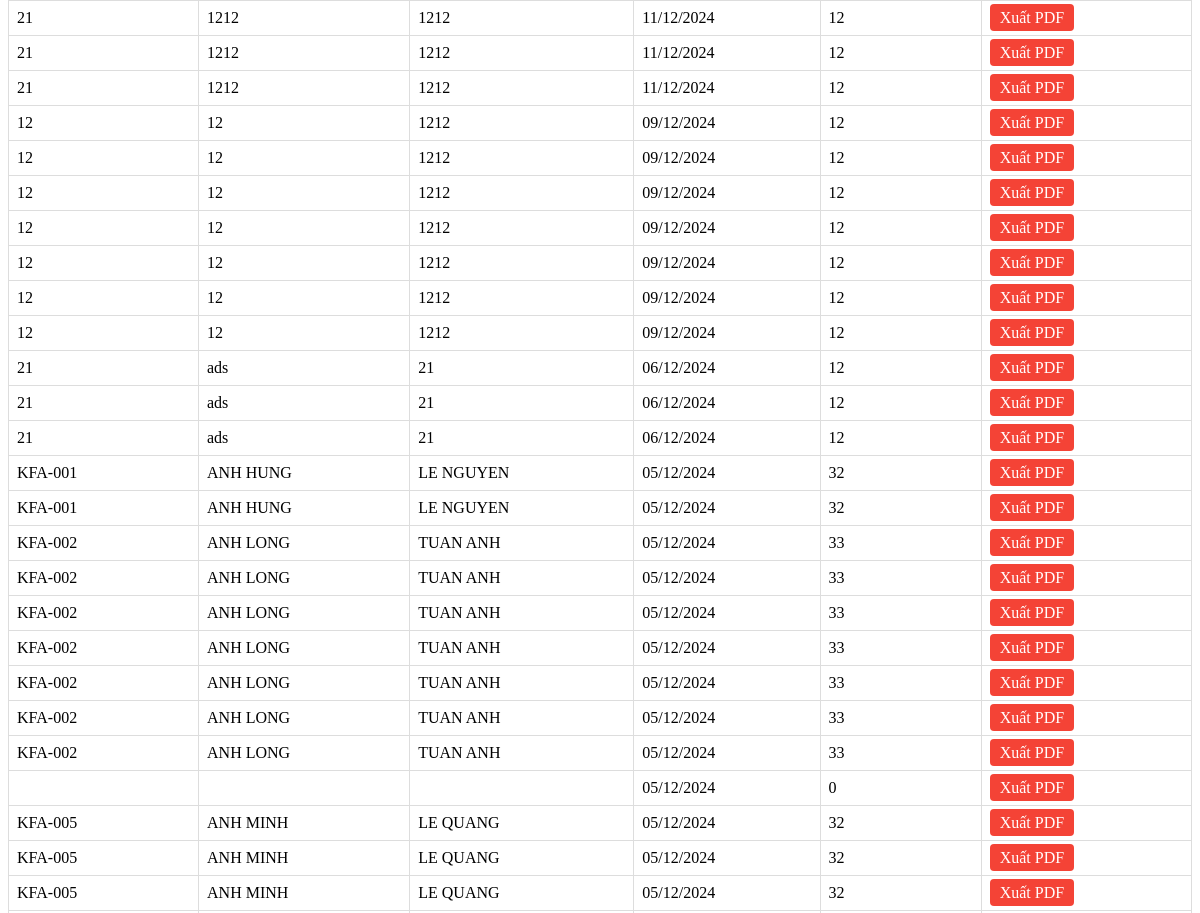
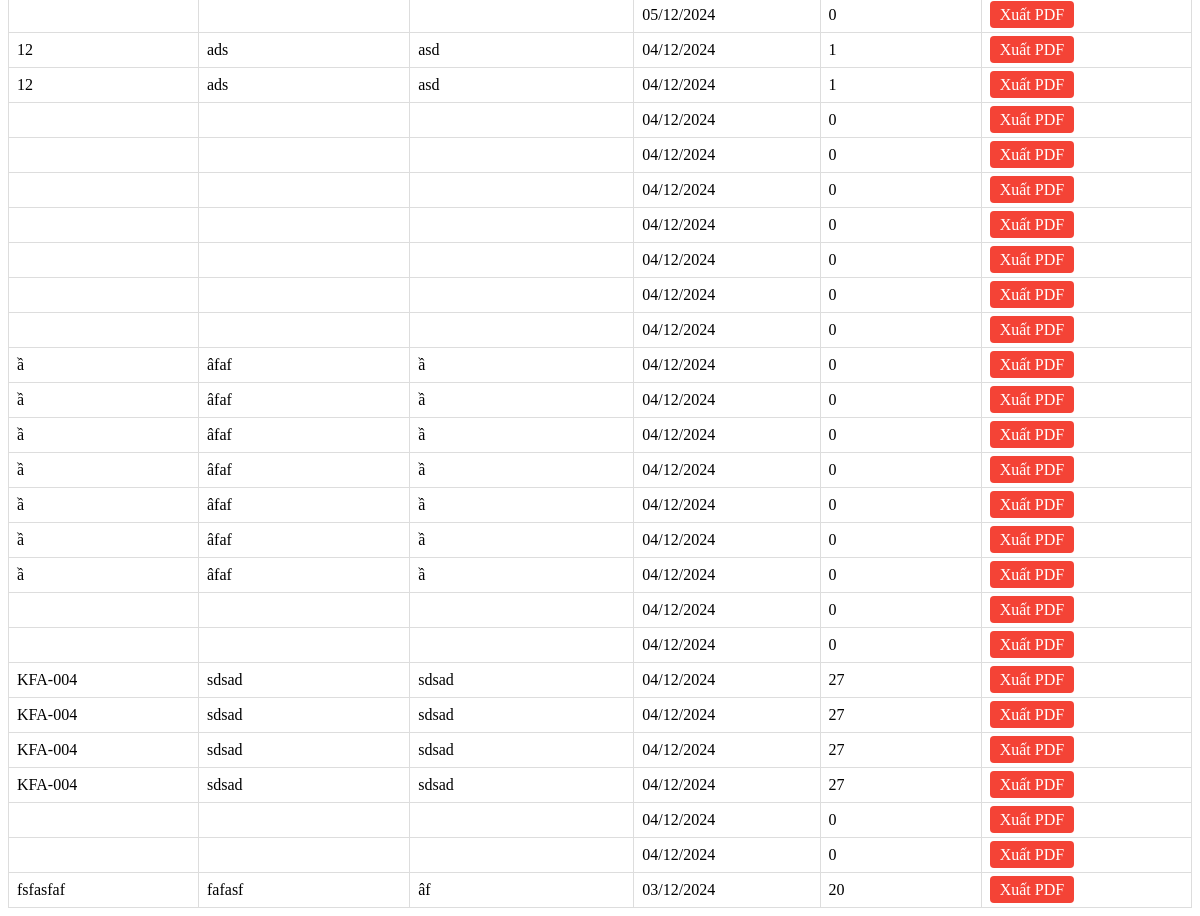
/orders/ (lower part), run on an earlier commit of the app's database (2 pictures, top to bottom).
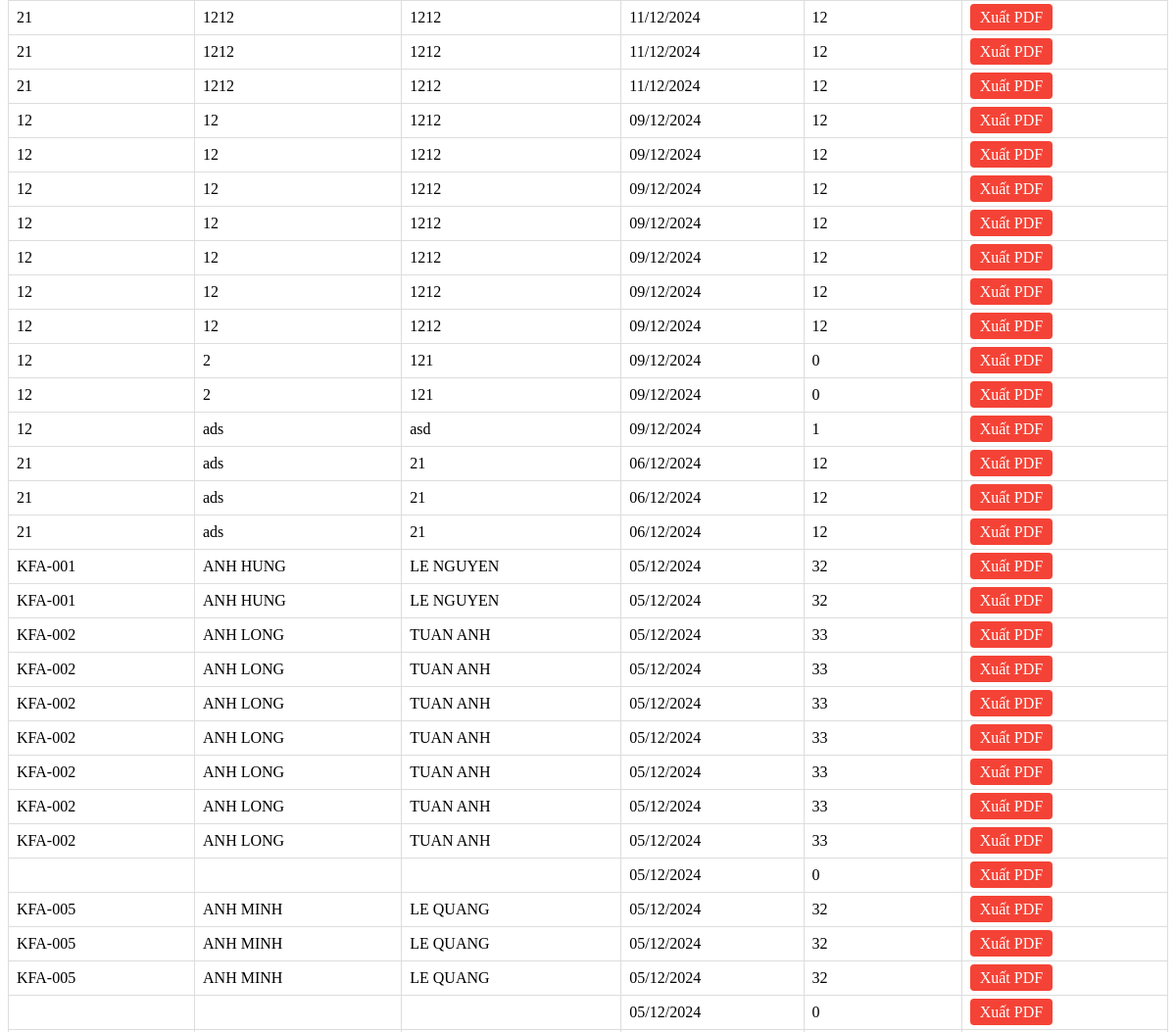
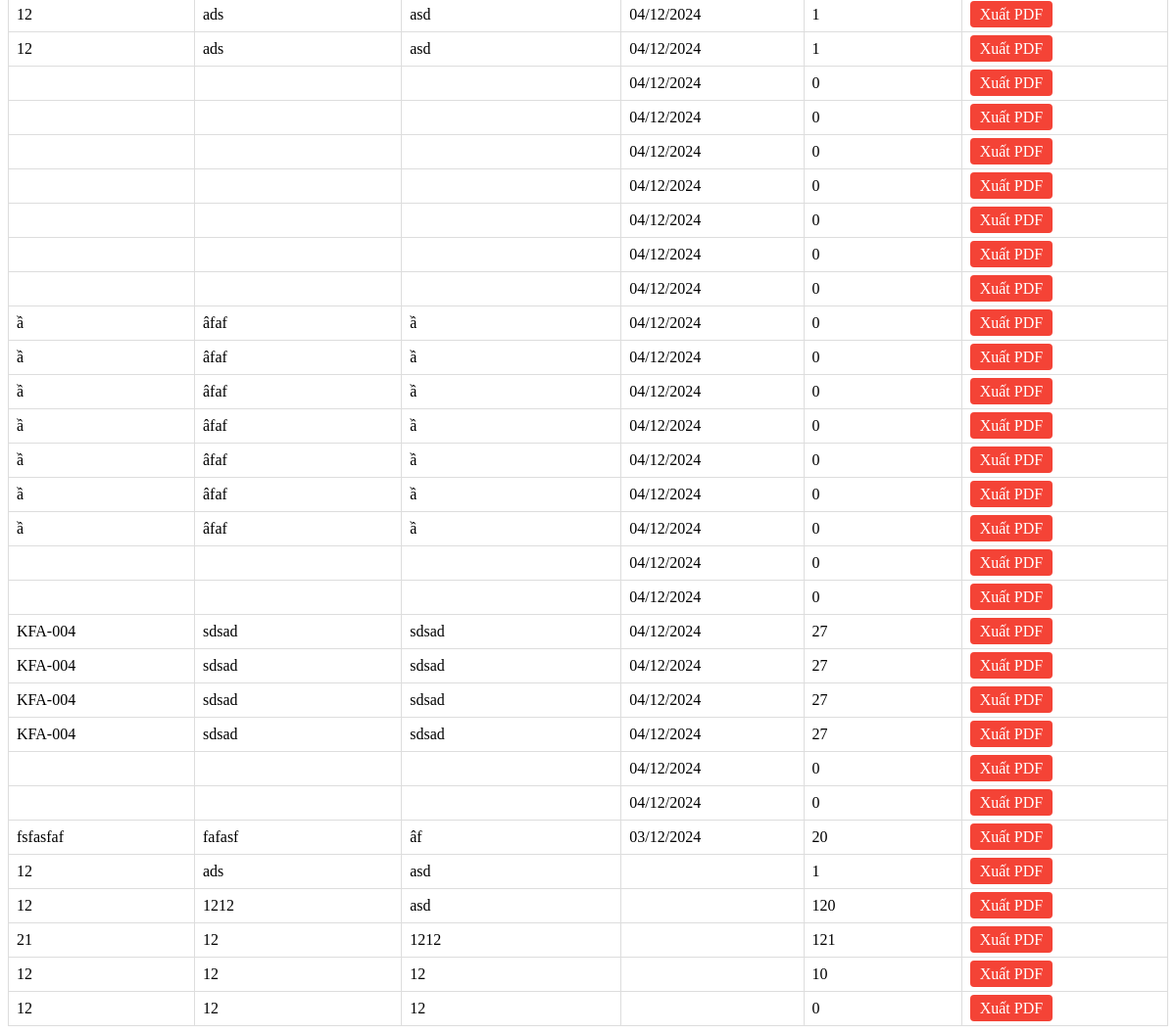
And on a later commit of the database (2 pictures, top to bottom).
### home/models.py (models this page shows, shortened)
class Order(models.Model):
    created = models.DateField(null=True, blank=True)
    stt = models.CharField(max_length=255, null=True, blank=True)
    employee = models.CharField(max_length=255, null=True, blank=True)
    customer = models.CharField(max_length=255, null=True, blank=True)
    complete_expect = models.DateTimeField(null=True, blank=True)
    created_date = models.DateTimeField(null=True, blank=True)
    color = models.CharField(max_length=10, default='#0D6EFD')
    quantity = models.PositiveIntegerField(null=True, blank=True)
    note_size = models.CharField(max_length=255, null=True, blank=True)
    image = models.ImageField(upload_to='orders/', null=True, blank=True)
    note = models.TextField(null=True, blank=True)
    code = models.CharField(max_length=10, default=generate_order_code)
    class Meta:
        app_label = "home"

### home/views.py (the view)
# urls.py: path('orders/', views.order_list, name='order_list'),
def order_list(request):
    orders = Order.objects.all().order_by('-created')
    return render(request, 'home/order_list.html', {'orders': orders})

### home/templates/home/order_list.html (shortened to what this page needs)
{% load static %}
<!DOCTYPE html>
<html>
<head>
</head>
<body>
    <table>
        <tbody>
            {% for order in orders %}
            <tr>
                <td>{{ order.code }}</td>
                <td>{{ order.customer }}</td>
                <td>{{ order.employee }}</td>
                <td>{{ order.created|date:"d/m/Y" }}</td>
                <td>{{ order.quantity }}</td>
                <td>
                    <a href="{% url 'generate_pdf' order.id %}" class="action-btn pdf-btn">Xuất PDF</a>
                </td>
            </tr>
            {% endfor %}
        </tbody>
    </table>
</body>
</html>

### home/templates/home/order_list.html (style rules this page uses)
table { width: 100%; border-collapse: collapse; }

What changed in the data, as far as the page shows it:
added Order: code "12", customer "2", employee "121", created "09/12/2024", quantity "0"
added Order: code "12", customer "2", employee "121", created "09/12/2024", quantity "0"
added Order: code "12", customer "ads", employee "asd", created "09/12/2024", quantity "1"
added Order: code "12", customer "ads", employee "asd", quantity "1"
added Order: code "12", customer "1212", employee "asd", quantity "120"
added Order: code "21", customer "12", employee "1212", quantity "121"
added Order: code "12", customer "12", employee "12", quantity "10"
added Order: code "12", customer "12", employee "12", quantity "0"
